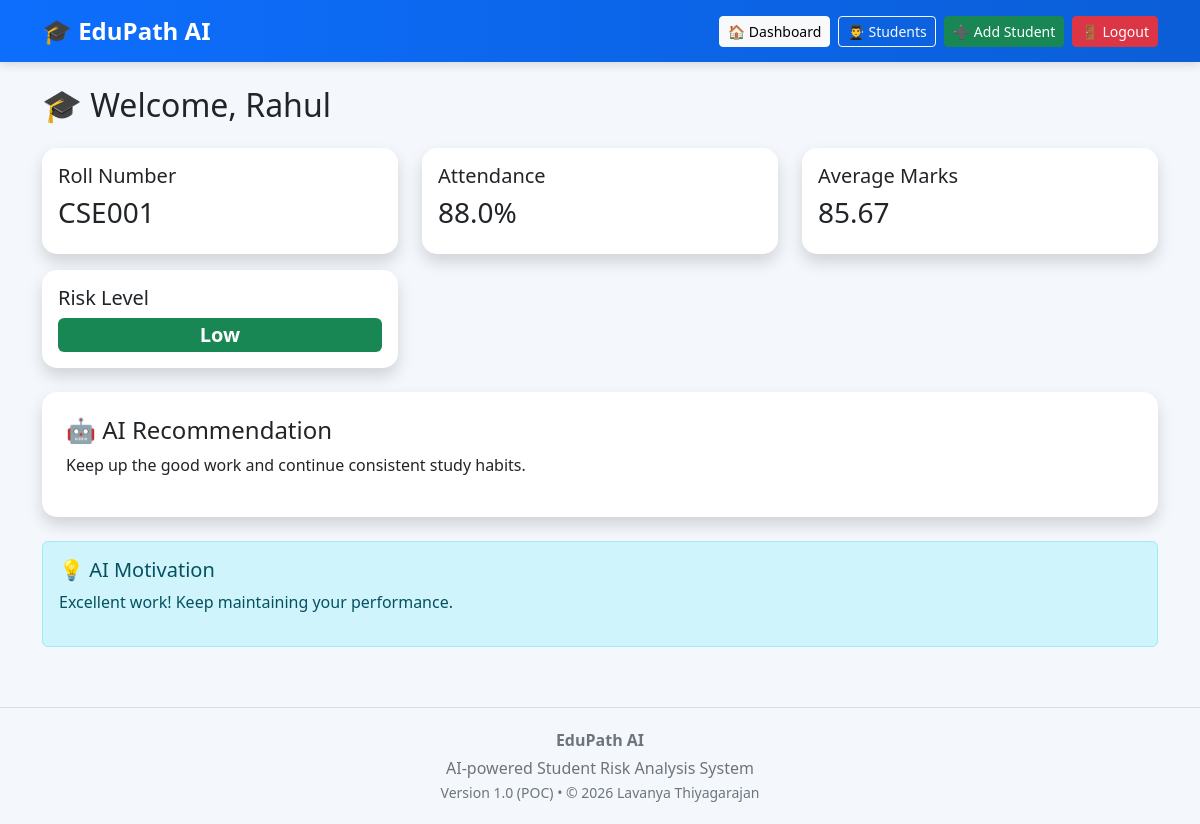
The app's page /student-dashboard (signed in) with its own data.
### models.py (models this page shows)
class Student(db.Model):
    __tablename__ = "students"
    id = db.Column(db.Integer, primary_key=True)
    name = db.Column(db.String(100), nullable=False)
    department = db.Column(db.String(100), nullable=False)
    year = db.Column(db.Integer, nullable=False)
    roll_number = db.Column(db.String(20), unique=True, nullable=False)
    password = db.Column(db.String(100), nullable=False)
    attendance = db.Column(db.Float, default=100)
    math_marks = db.Column(db.Integer, default=0)
    science_marks = db.Column(db.Integer, default=0)
    english_marks = db.Column(db.Integer, default=0)
    assignments_completed = db.Column(db.Integer, default=0)
    late_submissions = db.Column(db.Integer, default=0)

### app.py (the view)
@app.route("/student-dashboard")
def student_dashboard():
    if "student_id" not in session:
        return redirect(url_for("login"))
    student = Student.query.get(session["student_id"])
    report = analyze_student(student)
    if report["risk"] == "Low":
        message = "Excellent work! Keep maintaining your performance."
    elif report["risk"] == "Medium":
        message = "You're doing well. A little more effort can make a big difference."
    else:
        message = "Don't worry. Every improvement starts with one step. Follow the recommendations and keep going!"
    return render_template(
        "student_dashboard.html",
        student=student,
        report=report,
        message=message
    )

### ai/risk_engine.py (called while the page is built)
def analyze_student(student):
    average = (
        student.math_marks +
        student.science_marks +
        student.english_marks
    ) / 3
    if student.attendance < 60 or average < 50:
        risk = "High"
        recommendation = (
            "Increase attendance, attend extra classes, "
            "and meet your faculty advisor."
        )
    elif student.attendance < 75 or average < 65:
        risk = "Medium"
        recommendation = (
            "Practice weak subjects and maintain regular attendance."
        )
    else:
        risk = "Low"
        recommendation = (
            "Keep up the good work and continue consistent study habits."
        )
    return {
        "average": round(average, 2),
        "risk": risk,
        "recommendation": recommendation
    }

### templates/student_dashboard.html
{% extends "base.html" %}
{% block content %}
<h2 class="mb-4">
    🎓 Welcome, {{ student.name }}
</h2>
<div class="row">
    <div class="col-md-4">
        <div class="card shadow p-3 mb-3">
            <h5>Roll Number</h5>
            <h3>{{ student.roll_number }}</h3>
        </div>
    </div>
    <div class="col-md-4">
        <div class="card shadow p-3 mb-3">
            <h5>Attendance</h5>
            <h3>{{ student.attendance }}%</h3>
        </div>
    </div>
    <div class="col-md-4">
        <div class="card shadow p-3 mb-3">
            <h5>Average Marks</h5>
            <h3>{{ report.average }}</h3>
        </div>
    </div>
</div>
<div class="row">
    <div class="col-md-4">
        <div class="card shadow p-3">
            <h5>Risk Level</h5>
            {% if report.risk == "High" %}
            <span class="badge bg-danger fs-5">High</span>
            {% elif report.risk == "Medium" %}
            <span class="badge bg-warning text-dark fs-5">Medium</span>
            {% else %}
            <span class="badge bg-success fs-5">Low</span>
            {% endif %}
        </div>
    </div>
</div>
<div class="card shadow p-4 mt-4">
    <h4>🤖 AI Recommendation</h4>
    <p>{{ report.recommendation }}</p>
</div>
<div class="alert alert-info mt-4">
    <h5>💡 AI Motivation</h5>
    <p>{{ message }}</p>
</div>
{% endblock %}

### templates/base.html (style rules this page uses)
body { background: #f4f7fc; font-family: "Segoe UI", sans-serif; }
.card { border: none; border-radius: 15px; transition: transform 0.2s ease; }

### records on screen
Student: name "Rahul", roll_number "CSE001", attendance "88.0"

### other values on screen
{{ report.average }} "85.67"
{{ report.recommendation }} "Keep up the good work and continue consistent study habits."
{{ message }} "Excellent work! Keep maintaining your performance."
